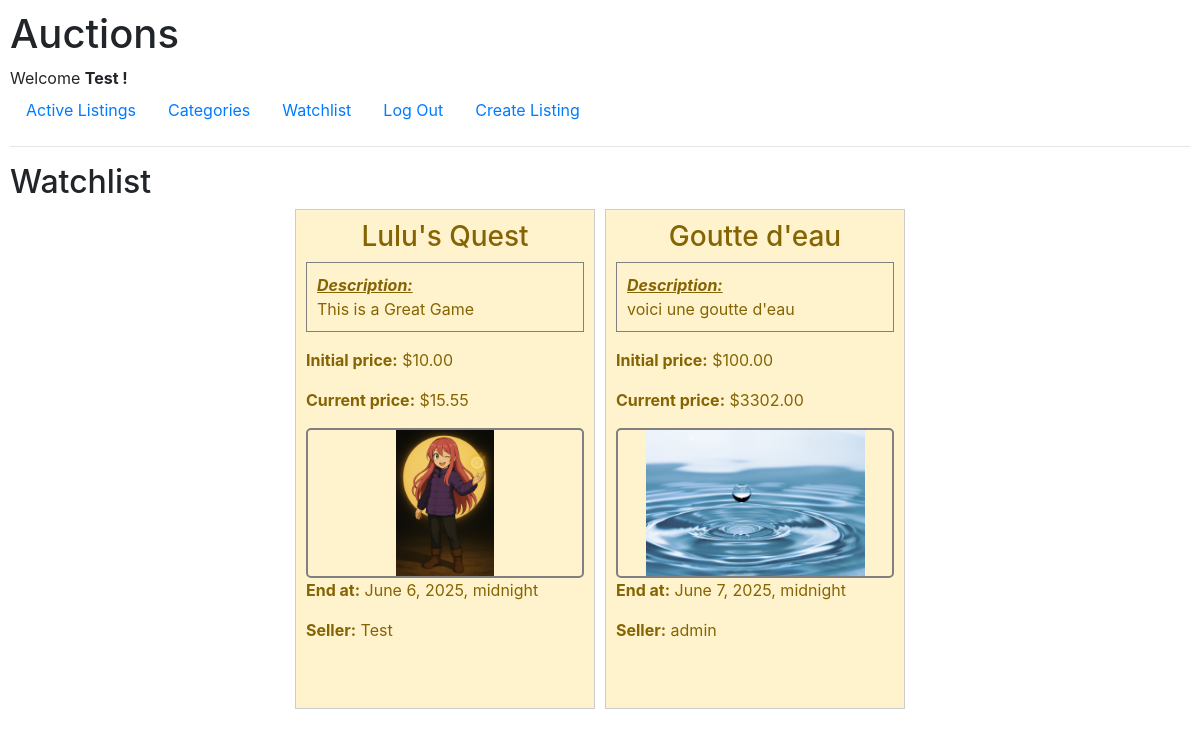
Screenshot of /watchlist (signed in) with the database file from the repository.
### auctions/models.py (models this page shows, shortened)
class User(AbstractUser):
    id = models.AutoField(primary_key=True)
    watchlist = models.ManyToManyField("Listing", blank=True, related_name="watchlisted_by")

class Listing(models.Model):
    id = models.AutoField(primary_key=True)
    owner_id = models.ForeignKey(User, on_delete=models.CASCADE, related_name="listings")
    name = models.CharField(max_length=64)
    description = models.TextField()
    initial_price = models.DecimalField(default=0,max_digits=10, decimal_places=2)
    picture_url = models.ImageField(upload_to='images/', null=True, blank=True)
    created_at = models.DateTimeField(auto_now_add=True)
    end_at = models.DateTimeField()
    bids_count = models.IntegerField(default=0)
    category = models.CharField(default="others", max_length=64)
    last_bid_id = models.ForeignKey("Bid", on_delete=models.SET_NULL, null=True, blank=True)
    is_active = models.BooleanField(default=True)
    winner_id = models.ForeignKey(User, on_delete=models.SET_NULL, null=True, blank=True)

class Bid(models.Model):
    id = models.AutoField(primary_key=True)
    listing_id = models.ForeignKey(Listing, on_delete=models.CASCADE, related_name="bids")
    user_id = models.ForeignKey(User, on_delete=models.CASCADE, related_name="bids")
    amount = models.DecimalField(max_digits=10, decimal_places=2, default=Decimal('0.00'))

### auctions/views.py (the view)
# urls.py: path("watchlist", views.watchlist, name="watchlist"),
def watchlist(request):
    watchlist = request.user.watchlist.all()
    return render(request, "auctions/watchlist.html", {
        "watchlist": watchlist
    })

### auctions/templates/auctions/watchlist.html
{% extends "auctions/layout.html" %}
{% block body %}
<h2>Watchlist</h2>
<div id="listings">
    {% for listing in watchlist %}
        {% if listing.is_active %}
            {% include "auctions/listing_component.html" with listing=listing %}
        {% endif %}
    {% endfor %}
</div>
{% endblock %}

### auctions/templates/auctions/layout.html (shortened to what this page needs)
{% load static %}
<!DOCTYPE html>
<html lang="en">
  <head>
    <link
      rel="stylesheet"
      href="https://stackpath.bootstrapcdn.com/bootstrap/4.4.1/css/bootstrap.min.css"
    />
    <link href="{% static 'auctions/styles.css' %}" rel="stylesheet" />
  </head>
  <body>
    <h1>Auctions</h1>
    <div>
      {% if user.is_authenticated %}
      Welcome <strong>{{ user.username }} !</strong>
      {% else %}
      Not signed in.
      {% endif %}
    </div>
    <ul class="nav">
      <li class="nav-item">
        <a class="nav-link" href="{% url 'index' %}">Active Listings</a>
      </li>
      <li class="nav-item">
        <a class="nav-link" href="{% url 'categories' %}">Categories</a>
      </li>
      {% if user.is_authenticated %}
      <li class="nav-item">
        <a class="nav-link" href="{% url 'watchlist' %}">Watchlist</a>
      </li>
      <li class="nav-item">
        <a class="nav-link" href="{% url 'logout' %}">Log Out</a>
      </li>
      <li class="nav-item">
        <a class="nav-link" href="{% url 'create_listing' %}">Create Listing</a>
      </li>
      {% endif %}
    </ul>
    <hr />
    {% block body %} {% endblock %}
  </body>
</html>

### auctions/templates/auctions/listing_component.html (shortened to what this page needs)
<a href="{% url 'listing' listing.id %}">
  <div class="listing {% if listing in user.watchlist.all %}alert-warning{% endif %}">
    <h3>{{ listing.name | default:"no name" | capfirst }}</h3>
    <p class="listing-description"> <em style="font-weight: bold; text-decoration: underline;">Description:</em> <br>{{ listing.description}}</p>
    <p><b>Initial price:</b> ${{ listing.initial_price }}</p>
    {% if listing.last_bid_id %}
    <p><b>Current price:</b> ${{ listing.last_bid_id.amount }}</p>
    {% else %}
    <p><b>Current price:</b> ${{ listing.initial_price }}</p>
    {% endif %}
    {% if listing.picture_url %}
        <img src='{{ listing.picture_url.url }}' alt="{{ listing.name }}">
    {% else %}
        {% load static %}
    {% endif %}
    <p><b>End at:</b> {{ listing.end_at }}</p>
    <p><b>Seller:</b> {{ listing.owner_id.username }}</p>
  </div>
</a>

### auctions/static/auctions/styles.css (style rules this page uses)
body { padding: 10px; height: 600px; }
#listings { display: flex; flex-wrap: wrap; gap: 10px; justify-content: center; }
#listings a { text-decoration: inherit; color: inherit; }
.listing { border: 1px solid #ccc; padding: 10px; margin-bottom: 10px; width: 300px; height: 500px; }
.listing h3 { text-align: center; }
.listing-description { border: 1px solid grey; padding: 10px; }
.listing img { width: 100%; height: 200px; max-height: 150px; border: 2px solid grey; object-fit: contain; border-radius: 5px; }

### rows the page displays
User: username "Test"
Listing: name "Lulu's Quest", description "This is a Great Game", initial_price "10.00", last_bid_id.amount "15.55", picture_url (picture), end_at "June 6, 2025, midnight", owner_id.username "Test"
Listing: name "Goutte d'eau", description "voici une goutte d'eau", initial_price "100.00", last_bid_id.amount "3302.00", picture_url (picture), end_at "June 7, 2025, midnight", owner_id.username "admin"
